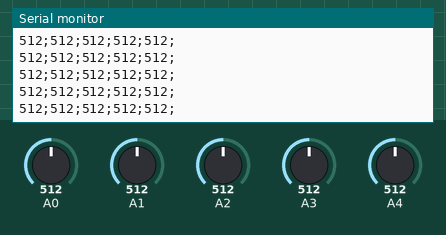
Bench run of a sketch on a simulated Arduino Uno, built with avr-gcc and run on an emulated ATmega328P. Parts: the last lines printed to the serial monitor. Inputs (shaded band) come from the test bench; at power-on: A0 = 512, A3 = 512, A1 = 512, A2 = 512, A4 = 512.

Above: at 4.2 s.
4.3 s: A0 set to 109
At 4.33 s:
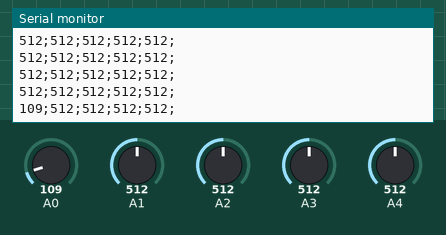
7.3 s: A0 set to 89
At 7.31 s:
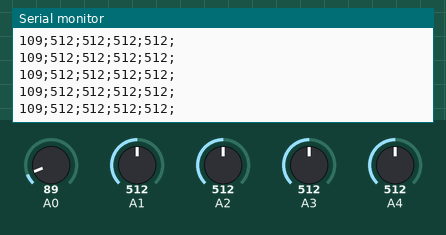
10.3 s: A3 set to 104
At 10.34 s:
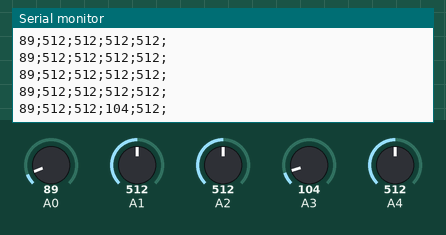
11.8 s: A3 set to 94
At 11.83 s:
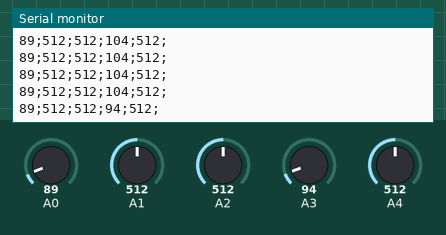
Timing chart, 0 to 14.8 s (numbered marks = the images above; inputs shaded):
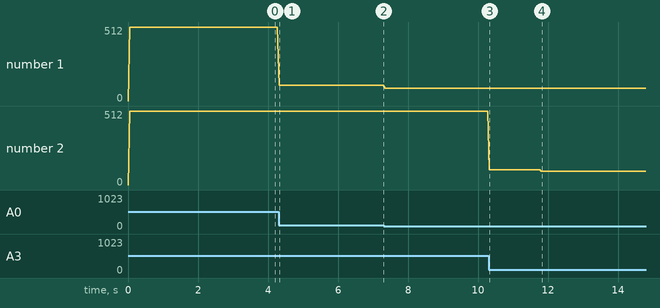

Measured:
- after the input at 4.3 s, the serial monitor: prints a new line at once (image 1)
- after the input at 10.3 s, the serial monitor: prints a new line at once (image 3)
- after the input at 11.8 s, the serial monitor: prints a new line at once (image 4)
- plotted number 1: 512 → 109 after the input at 4.3 s, 109 → 89 after the input at 7.3 s
- plotted number 2: 512 → 104 after the input at 10.3 s, 104 → 94 after the input at 11.8 s

The sketch:

MyBlindCar.ino
```cpp
#define NUMBER_OF_SENSORS 5
#define SERIAL_SPEED 9600
// Macro for performing common actions along sensors.
#define FOR_EACH(ACTION, ARR) for(int i = 0; i < NUMBER_OF_SENSORS; i++) (*ACTION)(ARR[i]);

typedef struct sensor{
    int portNumber;
    int state;
}Sensor;

Sensor SENSORS[NUMBER_OF_SENSORS] = {
    {A0, 0.0d},
    {A1, 0.0d},
    {A2, 0.0d},
    {A3, 0.0d},
    {A4, 0.0d}
};

void updateSensor(Sensor* sensor){sensor -> state = analogRead(sensor -> portNumber);}

void updatesSensors(){
    FOR_EACH(&updateSensor, &SENSORS);
}

void printSensor(Sensor* sensor){
    Serial.print(sensor -> state);
    Serial.print(";");
}
void printSensors(){
    FOR_EACH(&printSensor, &SENSORS);
    Serial.print("\n");
}


void setup(){
    Serial.begin(9600);
}

void loop() {
    printSensors();
    delay(50);
    updatesSensors();
}
```
